Frame 1 (no input): blank canvas, image omitted
Frame 60 (the mouse pressed at the canvas centre just before this capture): blank canvas, image omitted
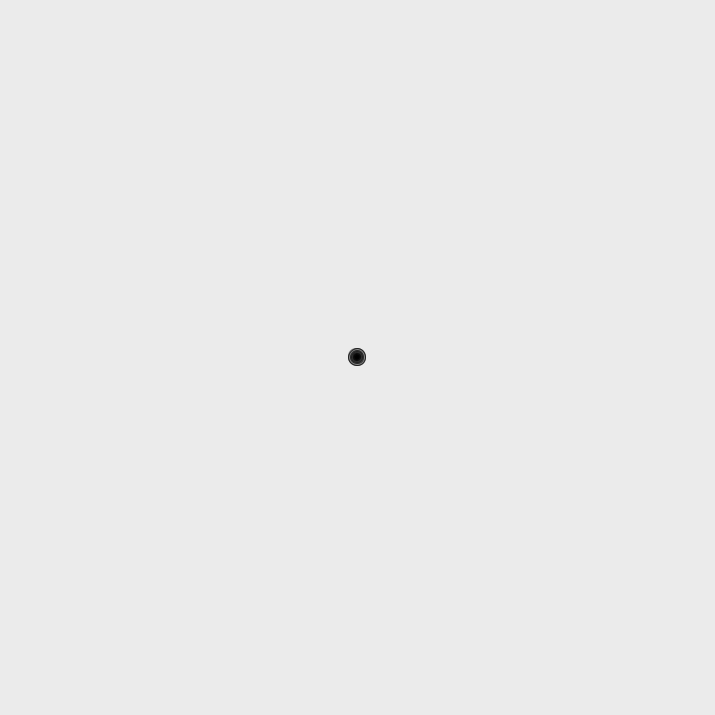
Frame 120 (the mouse held since frame 60 and released just before this capture)

The Processing sketch whose frames 1 and 60 were blank and that drew this single picture after the mouse press (run headless with seeded random() and noise(); from frame 60 on, the mouse is pressed at the canvas centre):

// Processing sketch: processing_11326
// ── processing_11326.pde

int savedTime1;
int savedTime2;
int totalTime1 = 5;
int totalTime2 = 50;
float dia = 1;
float inner = 255;
float twoAlpha = 0;

void setup()   {
  size(715, 715);
  background(235);
  smooth();
  strokeWeight(1);
  frameRate(60);
  savedTime1 = millis();
  savedTime2 = millis();
}
    
    void draw()   {
      color lineColor1 = color(20, 20, 150);
      color lineColor2 = color(random(-20, 20), 150+random(0, 100), random(-20, 20));
      float littleSize = random(5, 25) + abs(pmouseX - mouseX);
       int posX = mouseX;
       int posY = mouseY;
  
  if (mousePressed == true)   {
     int passedTime1 = millis() - savedTime1;
     int passedTime2 = millis() - savedTime2;
     if (passedTime1 > totalTime1)  {
        noFill();
      stroke(0, inner);
      ellipse(posX, posY, dia, dia);      
      dia = dia * 1.05;
      inner = inner - 10;
      if (inner <= 50)  {
        inner = inner * 3;
      }
      
   savedTime1 = millis();
     }
     
     
     if (passedTime2 > totalTime2)  {
     stroke(0, twoAlpha);
       // noStroke();
      // fill(0, random(10, 75));
      ellipse(mouseX + random(-200, 600), mouseY + random(-200, 400), littleSize, littleSize);      
    savedTime2 = millis();
    
     }           
   }
 }
    
   
    
    void mouseReleased()   {
      dia = 1;
      inner = 255;
    }
    
    
void keyPressed()   {
    if (key == 'z')  {
       background(235);
    }
    
    if (key == 'a')  {
       twoAlpha = 255;
    }
     if (key == 's')  {
       twoAlpha = 0;
    }
    
  }
    
  
